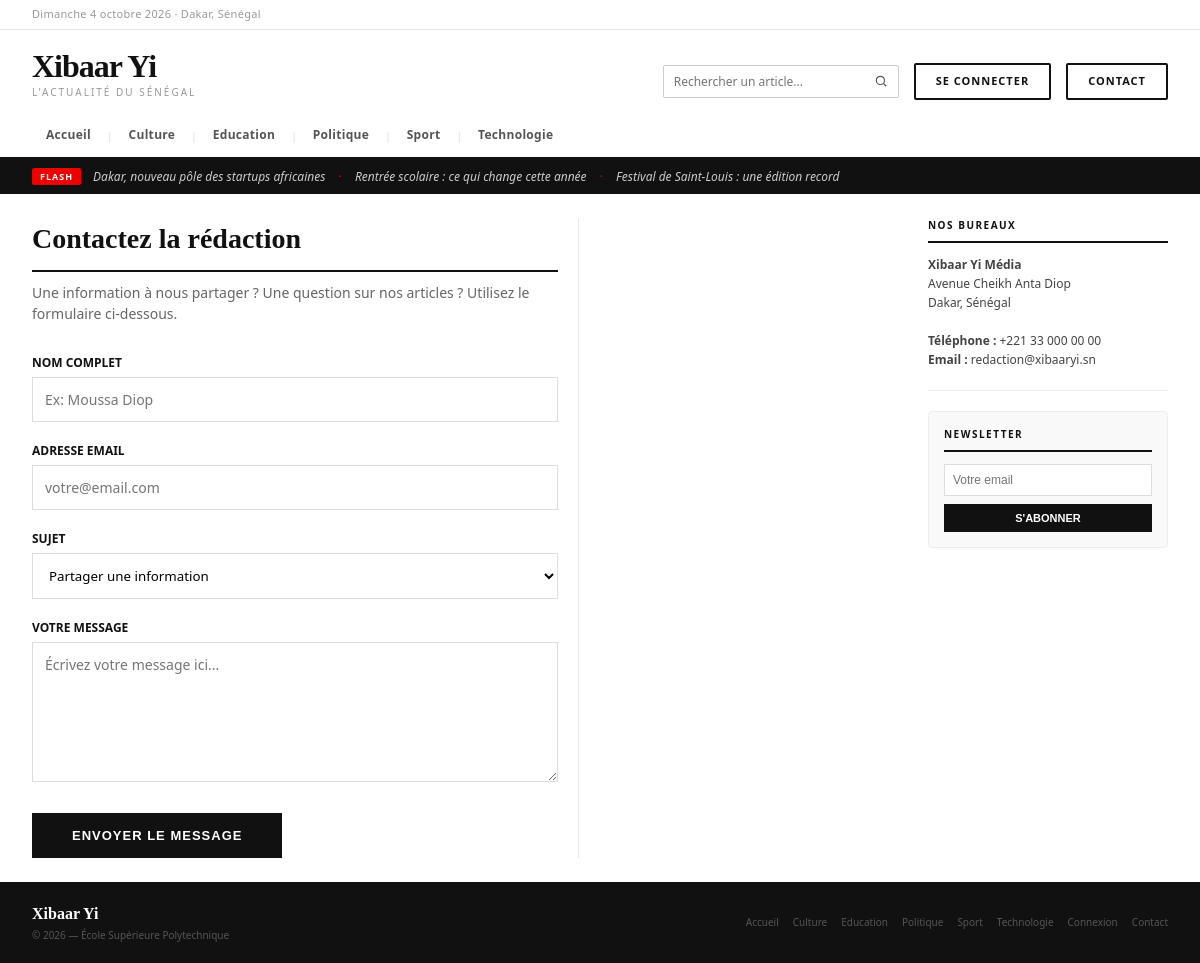
The page /contact.php on the database its author committed.
### tables this page shows
CREATE TABLE IF NOT EXISTS categories (
    id  INT AUTO_INCREMENT PRIMARY KEY,
    nom VARCHAR(100) NOT NULL UNIQUE
);

CREATE TABLE IF NOT EXISTS articles (
    id                 INT AUTO_INCREMENT PRIMARY KEY,
    titre              VARCHAR(255) NOT NULL,
    description_courte TEXT NOT NULL,
    contenu            LONGTEXT NOT NULL,
    image              VARCHAR(255) DEFAULT '',
    date_publication   DATETIME NOT NULL DEFAULT CURRENT_TIMESTAMP,
    vues               INT NOT NULL DEFAULT 0,
    id_categorie       INT NOT NULL,
    id_auteur          INT NOT NULL,
    FOREIGN KEY (id_categorie) REFERENCES categories(id) ON DELETE CASCADE,
    FOREIGN KEY (id_auteur)    REFERENCES utilisateurs(id) ON DELETE CASCADE
);

### includes/config.php (called while the page is built, shortened)
<?php
function url($chemin = '')
{
    return BASE_URL . '/' . ltrim($chemin, '/');
}

### includes/entete.php (the view, shortened to what this page needs)
<?php
require_once __DIR__ . '/auth.php';
?>
<!DOCTYPE html>
<html lang="fr">
<head>
    <link rel="stylesheet" href="<?= url('assets/css/style.css') ?>">
</head>
<body>
<div class="site">
    <div class="topbar">
        <div class="topbar-date">
            <?php
            $jours_fr = ['Monday'=>'Lundi','Tuesday'=>'Mardi','Wednesday'=>'Mercredi','Thursday'=>'Jeudi','Friday'=>'Vendredi','Saturday'=>'Samedi','Sunday'=>'Dimanche'];
            $mois_fr = ['January'=>'janvier','February'=>'février','March'=>'mars','April'=>'avril','May'=>'mai','June'=>'juin','July'=>'juillet','August'=>'août','September'=>'septembre','October'=>'octobre','November'=>'novembre','December'=>'décembre'];
            $nom_jour = $jours_fr[date('l')] ?? date('l');
            $nom_mois = $mois_fr[date('F')]  ?? date('F');
            echo $nom_jour . ' ' . date('j') . ' ' . $nom_mois . ' ' . date('Y') . ' · Dakar, Sénégal';
            ?>
        </div>
    </div>
    <div class="header">
        <div class="header-main">
            <a href="<?= url('index.php') ?>" style="text-decoration:none;">
                <div class="logo-wordmark">Xibaar Yi</div>
                <div class="logo-tagline">L'actualité du Sénégal</div>
            </a>
            <div class="header-actions">
                <form method="GET" action="<?= url('index.php') ?>" class="recherche" role="search">
                    <input type="search" name="q" placeholder="Rechercher un article..." aria-label="Rechercher un article"
                           value="<?= htmlspecialchars($_GET['q'] ?? '', ENT_QUOTES, 'UTF-8') ?>">
                    <button type="submit" aria-label="Lancer la recherche">
                        <svg width="14" height="14" viewBox="0 0 24 24" fill="none" stroke="currentColor" stroke-width="2"><circle cx="11" cy="11" r="7"/><path d="M21 21l-4.3-4.3"/></svg>
                    </button>
                </form>
                <?php if (isset($_SESSION['user_role'])) : ?>
                    <a href="<?= url('admin/compte.php') ?>" class="lien-compte" title="Mon compte">
                        <?php echo htmlspecialchars($_SESSION['user_login'], ENT_QUOTES, 'UTF-8'); ?>
                    </a>
                    <!-- Formulaire POST + jeton CSRF (et pas un simple lien) :
                         une autre page ne peut pas déconnecter l'utilisateur à son insu -->
                    <form method="POST" action="<?= url('deconnexion.php') ?>" class="form-inline">
                        <?= csrf_champ() ?>
                        <button type="submit" class="btn-cnx">Se déconnecter</button>
                    </form>
                <?php else : ?>
                    <a href="<?= url('connexion.php') ?>" class="btn-cnx">Se connecter</a>
                <?php endif; ?>
                <a href="<?= url('contact.php') ?>" class="btn-cnx">Contact</a>
            </div>
        </div>
        <nav class="nav-cats">
            <?php $active_all = (basename($_SERVER['SCRIPT_NAME'] ?? '') === 'index.php' && empty($_GET['categorie'])) ? 'active' : ''; ?>
            <a href="<?= url('index.php') ?>" class="<?php echo $active_all; ?>">Accueil</a>
            <?php
            if (isset($pdo)) {
                $stmt_nav = $pdo->query("SELECT id, nom FROM categories ORDER BY nom ASC");
                while ($cat = $stmt_nav->fetch(PDO::FETCH_ASSOC)) {
                    $nom = $cat['nom'];
                    $is_active = (isset($_GET['categorie']) && $_GET['categorie'] === $nom) ? 'active' : '';
                    echo '<span class="sep">|</span>';
                    echo '<a href="' . url('index.php') . '?categorie=' . urlencode($nom) . '" class="' . $is_active . '">';
                    echo htmlspecialchars($nom);
                    echo '</a>';
                }
            }
            ?>
        </nav>
    </div>
    <?php
    $articles_flash = $pdo->query("SELECT id, titre FROM articles
                                   ORDER BY date_publication DESC
                                   LIMIT 3")->fetchAll(PDO::FETCH_ASSOC);
    ?>
    <div class="ticker">
        <div class="ticker-label">FLASH</div>
        <div class="ticker-text">
            <?php if (empty($articles_flash)) : ?>
                Bienvenue sur Xibaar Yi — L'actualité du Sénégal
            <?php else : ?>
                <?php foreach ($articles_flash as $i => $flash) : ?>
                    <?= $i > 0 ? '<span class="ticker-sep">·</span>' : '' ?>
                    <a href="<?= url('article.php') ?>?id=<?= (int) $flash['id'] ?>"><?= htmlspecialchars($flash['titre'], ENT_QUOTES, 'UTF-8') ?></a>
                <?php endforeach; ?>
            <?php endif; ?>
        </div>
    </div>

### includes/pied.php
<?php
require_once __DIR__ . '/config.php';
?>
    <div class="footer">
        <div>
            <a href="<?= url('index.php') ?>" style="text-decoration: none;">
                <div class="footer-logo">Xibaar Yi</div>
            </a>
            <div class="footer-text">
                &copy; <?php echo date('Y'); ?> — École Supérieure Polytechnique
            </div>
        </div>
        <div class="footer-links">
            <a href="<?= url('index.php') ?>">Accueil</a>
            <?php
            foreach ($pdo->query("SELECT nom FROM categories ORDER BY nom ASC") as $cat_pied) : ?>
                <a href="<?= url('index.php') ?>?categorie=<?= urlencode($cat_pied['nom']) ?>">
                    <?= htmlspecialchars($cat_pied['nom'], ENT_QUOTES, 'UTF-8') ?>
                </a>
            <?php endforeach; ?>
            <?php if (!isset($_SESSION['user_role'])) : ?>
                <a href="<?= url('connexion.php') ?>">Connexion</a>
            <?php endif; ?>
            <a href="<?= url('contact.php') ?>">Contact</a>
        </div>
    </div>
</div>
</body>
</html>

### public/assets/css/style.css (style rules this page uses)
* { margin: 0; padding: 0; box-sizing: border-box; }
body { font-family: 'Segoe UI', system-ui, sans-serif; background: #fff; color: #111; font-size: 16px; line-height: 1.5; }
a { color: inherit; text-decoration: none; }
.site { background: #fff; overflow: hidden; }
.topbar { background: #fff; border-bottom: 1px solid #e8e8e8; padding: 6px 32px; display: flex; align-items: center; justify-content: space-between; }
.topbar-date { font-size: 11px; color: #999; letter-spacing: 0.3px; }
.header { background: #fff; padding: 20px 32px 0; border-bottom: 3px solid #111; }
.header-main { display: flex; align-items: flex-end; justify-content: space-between; padding-bottom: 14px; }
.logo-wordmark { font-family: Georgia, serif; font-size: 32px; font-weight: 700; color: #111; letter-spacing: -1px; line-height: 1; }
.logo-tagline { font-size: 10px; color: #999; letter-spacing: 2px; text-transform: uppercase; margin-top: 3px; }
.header-actions { display: flex; align-items: center; gap: 15px; }
.nav-cats { display: flex; align-items: center; overflow-x: auto; padding-top: 2px; gap: 0; }
.nav-cats a { font-size: 12px; font-weight: 600; color: #555; padding: 10px 14px; text-decoration: none; border-bottom: 3px solid transparent; white-space: nowrap; letter-spacing: 0.3px; transition: color 0.15s; }
.nav-cats .sep { color: #ddd; padding: 0 2px; font-size: 10px; }
.ticker { background: #111; padding: 8px 32px; display: flex; align-items: center; gap: 12px; }
.ticker-label { background: #e00; color: #fff; font-size: 9px; font-weight: 700; padding: 2px 8px; border-radius: 2px; letter-spacing: 1px; flex-shrink: 0; }
.ticker-text { font-size: 12px; color: #ccc; font-style: italic; min-width: 0; white-space: nowrap; overflow: hidden; text-overflow: ellipsis; }
.ticker-text a { color: #ccc; text-decoration: none; }
.ticker-sep { color: #e00; margin: 0 10px; font-style: normal; }
.footer { background: #111; padding: 20px 32px; display: flex; align-items: center; justify-content: space-between; }
.footer-logo { font-family: Georgia, serif; font-size: 16px; color: #fff; font-weight: 700; }
.footer-text { font-size: 10px; color: #555; margin-top: 2px; }
.footer-links { display: flex; gap: 14px; }
.footer-links a { font-size: 10px; color: #555; text-decoration: none; }
.btn-cnx { background: #fff; color: #111; font-size: 11px; font-weight: 600; padding: 8px 18px; border-radius: 2px; border: 1px solid #ccc; letter-spacing: 0.5px; cursor: pointer; transition: border-color 0.15s; }
body { min-height: 100vh; display: flex; flex-direction: column; }
.site { flex: 1; display: flex; flex-direction: column; }
.footer { margin-top: auto; }
.btn-cnx { display: inline-block; padding: 8px 20px; font-size: 11px; font-weight: 700; text-transform: uppercase; letter-spacing: 1px; border: 2px solid #111; background-color: #fff; color: #111; text-decoration: none; cursor: pointer; transition: all 0.3s ease; }
.recherche { display: flex; align-items: stretch; border: 1px solid #ccc; border-radius: 2px; background: #fff; }
.recherche input { border: none; outline: none; padding: 7px 10px; font-size: 12px; font-family: inherit; width: 200px; background: transparent; }
.recherche button { border: none; background: none; padding: 0 10px; cursor: pointer; color: #555; display: flex; align-items: center; }
.footer { flex-wrap: wrap; gap: 16px; }
.footer-links { flex-wrap: wrap; }

### rows shown on the page
categories: nom "Culture"
categories: nom "Education"
categories: nom "Politique"
categories: nom "Sport"
categories: nom "Technologie"
articles: titre "Dakar, nouveau pôle des startups africaines"
articles: titre "Rentrée scolaire : ce qui change cette année"
articles: titre "Festival de Saint-Louis : une édition record"

### other values the page prints
form field sujet "Partager une information"
